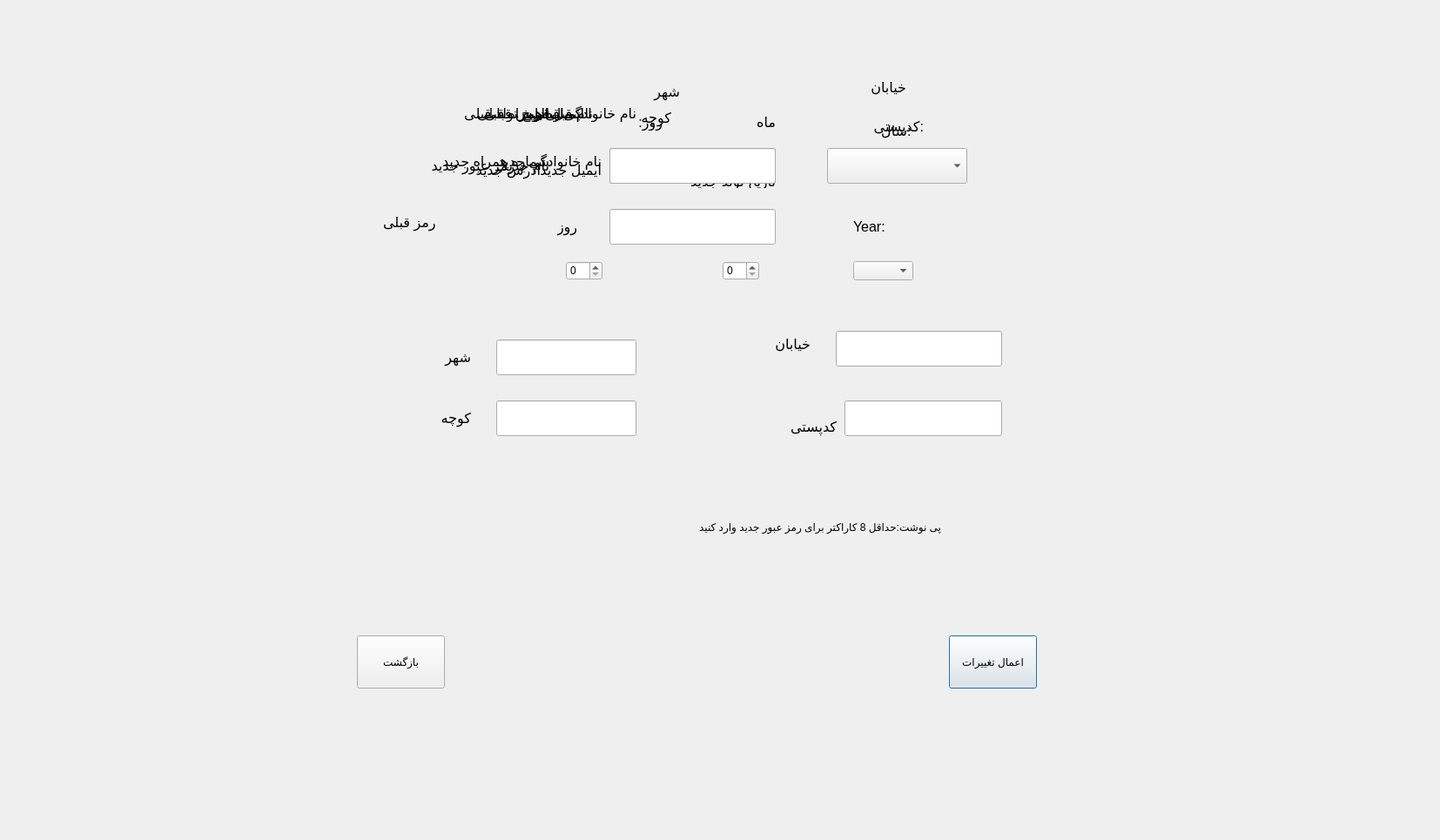
<?xml version="1.0" encoding="UTF-8"?>
<ui version="4.0">
 <class>edit_profile_of_karbar_by_himself</class>
 <widget class="QDialog" name="edit_profile_of_karbar_by_himself">
  <property name="geometry">
   <rect>
    <x>0</x>
    <y>0</y>
    <width>1654</width>
    <height>965</height>
   </rect>
  </property>
  <property name="windowTitle">
   <string>Dialog</string>
  </property>
  <widget class="QComboBox" name="comboBox">
   <property name="geometry">
    <rect>
     <x>950</x>
     <y>170</y>
     <width>161</width>
     <height>41</height>
    </rect>
   </property>
  </widget>
  <widget class="QLineEdit" name="lineEdit_name">
   <property name="geometry">
    <rect>
     <x>700</x>
     <y>170</y>
     <width>191</width>
     <height>41</height>
    </rect>
   </property>
  </widget>
  <widget class="QLabel" name="label_name">
   <property name="geometry">
    <rect>
     <x>490</x>
     <y>180</y>
     <width>141</width>
     <height>21</height>
    </rect>
   </property>
   <property name="font">
    <font>
     <pointsize>12</pointsize>
    </font>
   </property>
   <property name="text">
    <string>نام جدید</string>
   </property>
  </widget>
  <widget class="QLabel" name="label_lastname">
   <property name="geometry">
    <rect>
     <x>440</x>
     <y>170</y>
     <width>251</width>
     <height>31</height>
    </rect>
   </property>
   <property name="font">
    <font>
     <pointsize>12</pointsize>
    </font>
   </property>
   <property name="text">
    <string>نام خانوادگی جدید</string>
   </property>
  </widget>
  <widget class="QLabel" name="label_phonenumber">
   <property name="geometry">
    <rect>
     <x>440</x>
     <y>170</y>
     <width>191</width>
     <height>31</height>
    </rect>
   </property>
   <property name="font">
    <font>
     <pointsize>12</pointsize>
    </font>
   </property>
   <property name="text">
    <string>شماره همراه جدید</string>
   </property>
  </widget>
  <widget class="QLabel" name="label_email">
   <property name="geometry">
    <rect>
     <x>470</x>
     <y>180</y>
     <width>221</width>
     <height>31</height>
    </rect>
   </property>
   <property name="font">
    <font>
     <pointsize>12</pointsize>
    </font>
   </property>
   <property name="text">
    <string>ایمیل جدید</string>
   </property>
  </widget>
  <widget class="QLineEdit" name="lineEdit_lastname">
   <property name="geometry">
    <rect>
     <x>700</x>
     <y>170</y>
     <width>191</width>
     <height>41</height>
    </rect>
   </property>
  </widget>
  <widget class="QLineEdit" name="lineEdit_phonenumber">
   <property name="geometry">
    <rect>
     <x>700</x>
     <y>170</y>
     <width>191</width>
     <height>41</height>
    </rect>
   </property>
  </widget>
  <widget class="QLineEdit" name="lineEdit_email">
   <property name="geometry">
    <rect>
     <x>700</x>
     <y>170</y>
     <width>191</width>
     <height>41</height>
    </rect>
   </property>
  </widget>
  <widget class="QLabel" name="label_address">
   <property name="geometry">
    <rect>
     <x>450</x>
     <y>180</y>
     <width>171</width>
     <height>31</height>
    </rect>
   </property>
   <property name="font">
    <font>
     <pointsize>12</pointsize>
    </font>
   </property>
   <property name="text">
    <string>ادرس جدید</string>
   </property>
  </widget>
  <widget class="QLabel" name="label_city">
   <property name="geometry">
    <rect>
     <x>480</x>
     <y>390</y>
     <width>61</width>
     <height>41</height>
    </rect>
   </property>
   <property name="font">
    <font>
     <pointsize>12</pointsize>
    </font>
   </property>
   <property name="text">
    <string>شهر</string>
   </property>
  </widget>
  <widget class="QLabel" name="label_street">
   <property name="geometry">
    <rect>
     <x>850</x>
     <y>380</y>
     <width>81</width>
     <height>31</height>
    </rect>
   </property>
   <property name="font">
    <font>
     <pointsize>12</pointsize>
    </font>
   </property>
   <property name="text">
    <string>خیابان</string>
   </property>
  </widget>
  <widget class="QLabel" name="label_postcard">
   <property name="geometry">
    <rect>
     <x>840</x>
     <y>470</y>
     <width>121</width>
     <height>41</height>
    </rect>
   </property>
   <property name="font">
    <font>
     <pointsize>12</pointsize>
    </font>
   </property>
   <property name="text">
    <string>کدپستی</string>
   </property>
  </widget>
  <widget class="QLabel" name="label_alley">
   <property name="geometry">
    <rect>
     <x>480</x>
     <y>460</y>
     <width>61</width>
     <height>41</height>
    </rect>
   </property>
   <property name="font">
    <font>
     <pointsize>12</pointsize>
    </font>
   </property>
   <property name="text">
    <string>کوچه</string>
   </property>
  </widget>
  <widget class="QLabel" name="label_password">
   <property name="geometry">
    <rect>
     <x>440</x>
     <y>170</y>
     <width>151</width>
     <height>41</height>
    </rect>
   </property>
   <property name="font">
    <font>
     <pointsize>12</pointsize>
    </font>
   </property>
   <property name="text">
    <string>رمز عبور جدید</string>
   </property>
  </widget>
  <widget class="QLabel" name="label_previouspassword">
   <property name="geometry">
    <rect>
     <x>440</x>
     <y>240</y>
     <width>191</width>
     <height>31</height>
    </rect>
   </property>
   <property name="font">
    <font>
     <pointsize>12</pointsize>
    </font>
   </property>
   <property name="text">
    <string>رمز قبلی</string>
   </property>
   <property name="alignment">
    <set>Qt::AlignRight|Qt::AlignTrailing|Qt::AlignVCenter</set>
   </property>
  </widget>
  <widget class="QLabel" name="label_birthdate">
   <property name="geometry">
    <rect>
     <x>750</x>
     <y>200</y>
     <width>141</width>
     <height>16</height>
    </rect>
   </property>
   <property name="font">
    <font>
     <pointsize>12</pointsize>
    </font>
   </property>
   <property name="text">
    <string>تاریخ تولد جدید</string>
   </property>
  </widget>
  <widget class="QLabel" name="label_day">
   <property name="geometry">
    <rect>
     <x>640</x>
     <y>240</y>
     <width>161</width>
     <height>41</height>
    </rect>
   </property>
   <property name="font">
    <font>
     <pointsize>12</pointsize>
    </font>
   </property>
   <property name="text">
    <string>روز</string>
   </property>
   <property name="alignment">
    <set>Qt::AlignRight|Qt::AlignTrailing|Qt::AlignVCenter</set>
   </property>
  </widget>
  <widget class="QLabel" name="label_month">
   <property name="geometry">
    <rect>
     <x>810</x>
     <y>250</y>
     <width>141</width>
     <height>16</height>
    </rect>
   </property>
   <property name="font">
    <font>
     <pointsize>12</pointsize>
    </font>
   </property>
   <property name="text">
    <string>Month:</string>
   </property>
  </widget>
  <widget class="QLabel" name="label_year">
   <property name="geometry">
    <rect>
     <x>980</x>
     <y>250</y>
     <width>141</width>
     <height>21</height>
    </rect>
   </property>
   <property name="font">
    <font>
     <pointsize>12</pointsize>
    </font>
   </property>
   <property name="text">
    <string>Year:</string>
   </property>
  </widget>
  <widget class="QLineEdit" name="lineEdit_city">
   <property name="geometry">
    <rect>
     <x>570</x>
     <y>390</y>
     <width>161</width>
     <height>41</height>
    </rect>
   </property>
  </widget>
  <widget class="QLineEdit" name="lineEdit_street">
   <property name="geometry">
    <rect>
     <x>960</x>
     <y>380</y>
     <width>191</width>
     <height>41</height>
    </rect>
   </property>
  </widget>
  <widget class="QLineEdit" name="lineEdit_alley">
   <property name="geometry">
    <rect>
     <x>570</x>
     <y>460</y>
     <width>161</width>
     <height>41</height>
    </rect>
   </property>
  </widget>
  <widget class="QLineEdit" name="lineEdit_postcard">
   <property name="geometry">
    <rect>
     <x>970</x>
     <y>460</y>
     <width>181</width>
     <height>41</height>
    </rect>
   </property>
  </widget>
  <widget class="QLineEdit" name="lineEdit_password">
   <property name="geometry">
    <rect>
     <x>700</x>
     <y>170</y>
     <width>191</width>
     <height>41</height>
    </rect>
   </property>
   <property name="echoMode">
    <enum>QLineEdit::Password</enum>
   </property>
  </widget>
  <widget class="QLineEdit" name="lineEdit_previouspassword">
   <property name="geometry">
    <rect>
     <x>700</x>
     <y>240</y>
     <width>191</width>
     <height>41</height>
    </rect>
   </property>
   <property name="echoMode">
    <enum>QLineEdit::Password</enum>
   </property>
  </widget>
  <widget class="QSpinBox" name="spinBox_day">
   <property name="geometry">
    <rect>
     <x>650</x>
     <y>300</y>
     <width>42</width>
     <height>22</height>
    </rect>
   </property>
   <property name="locale">
    <locale language="English" country="UnitedStates"/>
   </property>
   <property name="minimum">
    <number>0</number>
   </property>
   <property name="maximum">
    <number>31</number>
   </property>
  </widget>
  <widget class="QSpinBox" name="spinBox_month">
   <property name="geometry">
    <rect>
     <x>830</x>
     <y>300</y>
     <width>42</width>
     <height>22</height>
    </rect>
   </property>
   <property name="locale">
    <locale language="English" country="UnitedStates"/>
   </property>
   <property name="minimum">
    <number>0</number>
   </property>
   <property name="maximum">
    <number>12</number>
   </property>
  </widget>
  <widget class="QPushButton" name="pushButton">
   <property name="geometry">
    <rect>
     <x>1090</x>
     <y>730</y>
     <width>101</width>
     <height>61</height>
    </rect>
   </property>
   <property name="text">
    <string>اعمال تغییرات</string>
   </property>
  </widget>
  <widget class="QPushButton" name="pushButton_2">
   <property name="geometry">
    <rect>
     <x>410</x>
     <y>730</y>
     <width>101</width>
     <height>61</height>
    </rect>
   </property>
   <property name="text">
    <string>بازگشت</string>
   </property>
  </widget>
  <widget class="QLabel" name="label">
   <property name="geometry">
    <rect>
     <x>480</x>
     <y>590</y>
     <width>601</width>
     <height>31</height>
    </rect>
   </property>
   <property name="text">
    <string>پی نوشت:حداقل 8 کاراکتر برای رمز عبور جدید وارد کنید</string>
   </property>
  </widget>
  <widget class="QLabel" name="label_previous_name">
   <property name="geometry">
    <rect>
     <x>510</x>
     <y>120</y>
     <width>171</width>
     <height>20</height>
    </rect>
   </property>
   <property name="font">
    <font>
     <pointsize>12</pointsize>
    </font>
   </property>
   <property name="text">
    <string>نام قبلی</string>
   </property>
  </widget>
  <widget class="QLabel" name="label_previous_name_2">
   <property name="geometry">
    <rect>
     <x>660</x>
     <y>120</y>
     <width>151</width>
     <height>20</height>
    </rect>
   </property>
   <property name="font">
    <font>
     <pointsize>12</pointsize>
    </font>
   </property>
   <property name="text">
    <string/>
   </property>
  </widget>
  <widget class="QLabel" name="label_previous_lastname">
   <property name="geometry">
    <rect>
     <x>410</x>
     <y>120</y>
     <width>321</width>
     <height>20</height>
    </rect>
   </property>
   <property name="font">
    <font>
     <pointsize>12</pointsize>
    </font>
   </property>
   <property name="text">
    <string>نام خانوادگی قبلی</string>
   </property>
  </widget>
  <widget class="QLabel" name="label_previous_lastname_2">
   <property name="geometry">
    <rect>
     <x>700</x>
     <y>119</y>
     <width>171</width>
     <height>21</height>
    </rect>
   </property>
   <property name="font">
    <font>
     <pointsize>12</pointsize>
    </font>
   </property>
   <property name="text">
    <string/>
   </property>
  </widget>
  <widget class="QLabel" name="label_previous_phonenumber">
   <property name="geometry">
    <rect>
     <x>440</x>
     <y>120</y>
     <width>231</width>
     <height>20</height>
    </rect>
   </property>
   <property name="font">
    <font>
     <pointsize>12</pointsize>
    </font>
   </property>
   <property name="text">
    <string>شماره همراه قبلی</string>
   </property>
  </widget>
  <widget class="QLabel" name="label_previous_phonenumber_2">
   <property name="geometry">
    <rect>
     <x>660</x>
     <y>120</y>
     <width>131</width>
     <height>20</height>
    </rect>
   </property>
   <property name="font">
    <font>
     <pointsize>12</pointsize>
    </font>
   </property>
   <property name="text">
    <string/>
   </property>
  </widget>
  <widget class="QLabel" name="label_previous_email">
   <property name="geometry">
    <rect>
     <x>490</x>
     <y>120</y>
     <width>181</width>
     <height>20</height>
    </rect>
   </property>
   <property name="font">
    <font>
     <pointsize>12</pointsize>
    </font>
   </property>
   <property name="text">
    <string>ایمیل قبلی</string>
   </property>
  </widget>
  <widget class="QLabel" name="label_previous_email_2">
   <property name="geometry">
    <rect>
     <x>670</x>
     <y>120</y>
     <width>171</width>
     <height>20</height>
    </rect>
   </property>
   <property name="font">
    <font>
     <pointsize>12</pointsize>
    </font>
   </property>
   <property name="text">
    <string/>
   </property>
  </widget>
  <widget class="QLabel" name="label_previous_address">
   <property name="geometry">
    <rect>
     <x>460</x>
     <y>120</y>
     <width>171</width>
     <height>20</height>
    </rect>
   </property>
   <property name="font">
    <font>
     <pointsize>12</pointsize>
    </font>
   </property>
   <property name="text">
    <string>ادرس قبلی</string>
   </property>
  </widget>
  <widget class="QLabel" name="label_previous_city">
   <property name="geometry">
    <rect>
     <x>710</x>
     <y>90</y>
     <width>71</width>
     <height>31</height>
    </rect>
   </property>
   <property name="font">
    <font>
     <pointsize>12</pointsize>
    </font>
   </property>
   <property name="text">
    <string>شهر</string>
   </property>
  </widget>
  <widget class="QLabel" name="label_previous_street">
   <property name="geometry">
    <rect>
     <x>970</x>
     <y>80</y>
     <width>71</width>
     <height>41</height>
    </rect>
   </property>
   <property name="font">
    <font>
     <pointsize>12</pointsize>
    </font>
   </property>
   <property name="text">
    <string>خیابان</string>
   </property>
  </widget>
  <widget class="QLabel" name="label_previous_alley">
   <property name="geometry">
    <rect>
     <x>700</x>
     <y>120</y>
     <width>71</width>
     <height>31</height>
    </rect>
   </property>
   <property name="font">
    <font>
     <pointsize>12</pointsize>
    </font>
   </property>
   <property name="text">
    <string>کوچه</string>
   </property>
  </widget>
  <widget class="QLabel" name="label_previous_postcard">
   <property name="geometry">
    <rect>
     <x>970</x>
     <y>130</y>
     <width>91</width>
     <height>31</height>
    </rect>
   </property>
   <property name="font">
    <font>
     <pointsize>12</pointsize>
    </font>
   </property>
   <property name="text">
    <string>:کدپستی</string>
   </property>
  </widget>
  <widget class="QLabel" name="label_previous_city_2">
   <property name="geometry">
    <rect>
     <x>780</x>
     <y>100</y>
     <width>111</width>
     <height>20</height>
    </rect>
   </property>
   <property name="font">
    <font>
     <pointsize>12</pointsize>
    </font>
   </property>
   <property name="text">
    <string/>
   </property>
  </widget>
  <widget class="QLabel" name="label_previous_street_2">
   <property name="geometry">
    <rect>
     <x>1040</x>
     <y>90</y>
     <width>181</width>
     <height>20</height>
    </rect>
   </property>
   <property name="font">
    <font>
     <pointsize>12</pointsize>
    </font>
   </property>
   <property name="text">
    <string/>
   </property>
  </widget>
  <widget class="QLabel" name="label_previous_alley_2">
   <property name="geometry">
    <rect>
     <x>770</x>
     <y>130</y>
     <width>131</width>
     <height>20</height>
    </rect>
   </property>
   <property name="font">
    <font>
     <pointsize>12</pointsize>
    </font>
   </property>
   <property name="text">
    <string/>
   </property>
  </widget>
  <widget class="QLabel" name="label_previous_postcard_2">
   <property name="geometry">
    <rect>
     <x>1070</x>
     <y>130</y>
     <width>81</width>
     <height>20</height>
    </rect>
   </property>
   <property name="font">
    <font>
     <pointsize>12</pointsize>
    </font>
   </property>
   <property name="text">
    <string/>
   </property>
  </widget>
  <widget class="QLabel" name="label_previous_birthdate">
   <property name="geometry">
    <rect>
     <x>500</x>
     <y>120</y>
     <width>131</width>
     <height>20</height>
    </rect>
   </property>
   <property name="font">
    <font>
     <pointsize>12</pointsize>
    </font>
   </property>
   <property name="text">
    <string>تاریخ تولد قبلی</string>
   </property>
  </widget>
  <widget class="QLabel" name="label_previous_day">
   <property name="geometry">
    <rect>
     <x>710</x>
     <y>130</y>
     <width>51</width>
     <height>20</height>
    </rect>
   </property>
   <property name="font">
    <font>
     <pointsize>12</pointsize>
    </font>
   </property>
   <property name="text">
    <string>روز:</string>
   </property>
  </widget>
  <widget class="QLabel" name="label_previous_month">
   <property name="geometry">
    <rect>
     <x>820</x>
     <y>130</y>
     <width>71</width>
     <height>20</height>
    </rect>
   </property>
   <property name="font">
    <font>
     <pointsize>12</pointsize>
    </font>
   </property>
   <property name="text">
    <string>ماه</string>
   </property>
  </widget>
  <widget class="QLabel" name="label_previous_year">
   <property name="geometry">
    <rect>
     <x>980</x>
     <y>140</y>
     <width>71</width>
     <height>21</height>
    </rect>
   </property>
   <property name="font">
    <font>
     <pointsize>12</pointsize>
    </font>
   </property>
   <property name="text">
    <string> :سال</string>
   </property>
  </widget>
  <widget class="QLabel" name="label_prevpas">
   <property name="geometry">
    <rect>
     <x>440</x>
     <y>350</y>
     <width>131</width>
     <height>16</height>
    </rect>
   </property>
   <property name="text">
    <string/>
   </property>
  </widget>
  <widget class="QComboBox" name="comboBox_year">
   <property name="geometry">
    <rect>
     <x>980</x>
     <y>300</y>
     <width>69</width>
     <height>22</height>
    </rect>
   </property>
  </widget>
  <widget class="QLabel" name="label_nationalcode">
   <property name="geometry">
    <rect>
     <x>460</x>
     <y>400</y>
     <width>47</width>
     <height>13</height>
    </rect>
   </property>
   <property name="text">
    <string/>
   </property>
  </widget>
  <widget class="QLabel" name="label_entrydate_day">
   <property name="geometry">
    <rect>
     <x>460</x>
     <y>430</y>
     <width>47</width>
     <height>13</height>
    </rect>
   </property>
   <property name="text">
    <string/>
   </property>
  </widget>
  <widget class="QLabel" name="label_entrydate_month">
   <property name="geometry">
    <rect>
     <x>460</x>
     <y>450</y>
     <width>47</width>
     <height>13</height>
    </rect>
   </property>
   <property name="text">
    <string/>
   </property>
  </widget>
  <widget class="QLabel" name="label_entrydate_year">
   <property name="geometry">
    <rect>
     <x>460</x>
     <y>470</y>
     <width>47</width>
     <height>13</height>
    </rect>
   </property>
   <property name="text">
    <string/>
   </property>
  </widget>
  <widget class="QLabel" name="label_previous_year_2">
   <property name="geometry">
    <rect>
     <x>1050</x>
     <y>130</y>
     <width>47</width>
     <height>20</height>
    </rect>
   </property>
   <property name="text">
    <string/>
   </property>
  </widget>
  <widget class="QLabel" name="label_previous_month_2">
   <property name="geometry">
    <rect>
     <x>900</x>
     <y>130</y>
     <width>47</width>
     <height>21</height>
    </rect>
   </property>
   <property name="text">
    <string/>
   </property>
  </widget>
  <widget class="QLabel" name="label_previous_day_2">
   <property name="geometry">
    <rect>
     <x>760</x>
     <y>130</y>
     <width>47</width>
     <height>21</height>
    </rect>
   </property>
   <property name="text">
    <string/>
   </property>
  </widget>
  <widget class="QLabel" name="label_2_text">
   <property name="geometry">
    <rect>
     <x>90</x>
     <y>300</y>
     <width>55</width>
     <height>16</height>
    </rect>
   </property>
   <property name="text">
    <string/>
   </property>
  </widget>
 </widget>
 <resources/>
 <connections/>
</ui>
